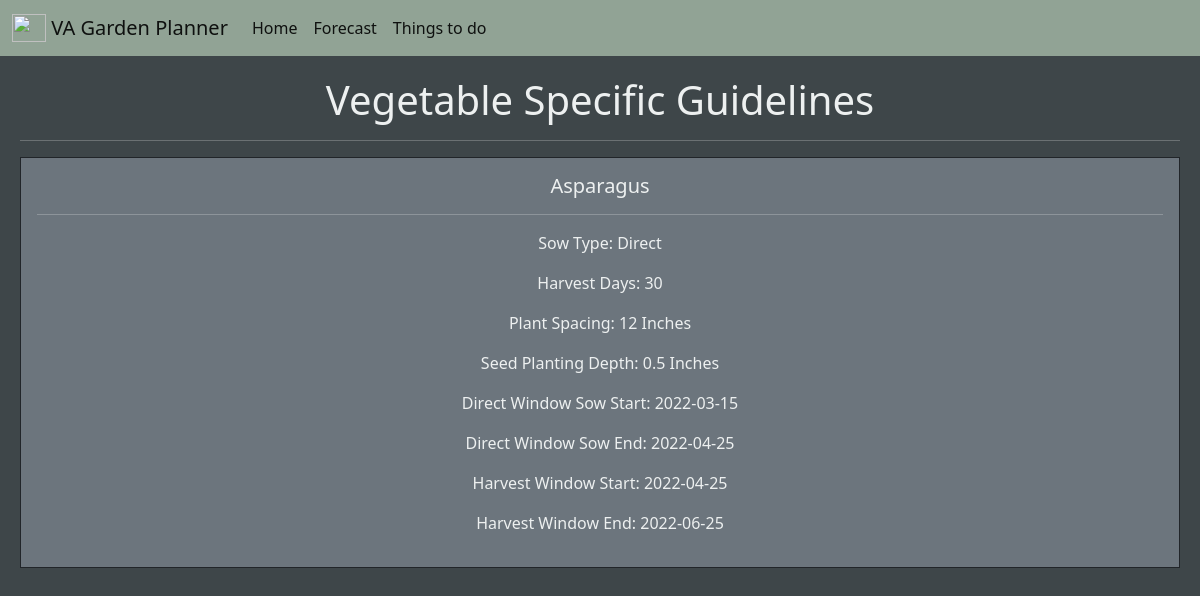
The page /list/Asparagus on the database as committed earlier.
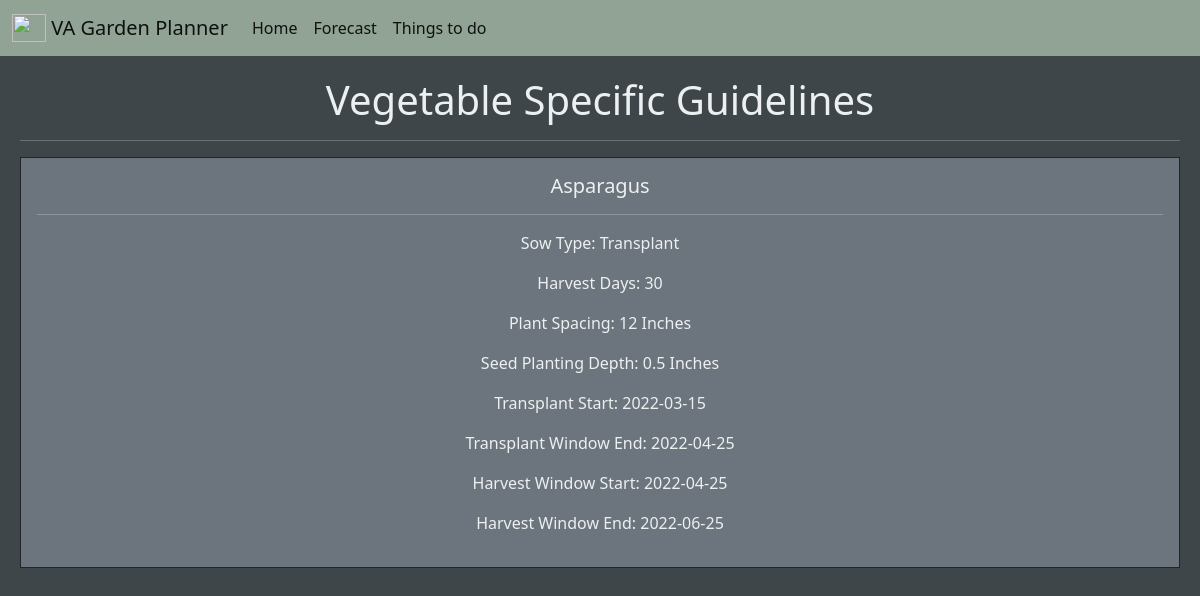
The same page on the database as committed later.
### app.py (models this page shows)
class Garden_DB(db.Model):
    id = db.Column(db.Integer, primary_key=True)
    vegetable = db.Column(db.String(200), nullable=False)
    sow_type = db.Column(db.String)  # Direct, Indoors, key used to filter later
    harvest_days = db.Column(db.Integer)  # How many days to harvest
    plant_spacing = db.Column(db.Integer)  # Inches between plants
    seed_depth = db.Column(db.Integer)  # Inches for seed depth
    sow_window_start = db.Column(db.String)  # Window to sow, regardless of sow type
    sow_window_end = db.Column(db.String)  # Window to sow, regardless of sow type
    transplant_window_start = db.Column(db.String)  # Window to transplant if applicable
    transplant_window_end = db.Column(db.String)  # Window to transplant if applicable
    harvest_window_start = db.Column(db.String)  # Window to harvest
    harvest_window_end = db.Column(db.String)  # Window to harvest
    vegetable_picture_url = db.Column(db.String)  # Public URL for vegetable picture
    date_created = db.Column(db.DateTime, default=datetime.utcnow)

### app.py (the view)
@app.route("/list/<get_vegetable>", methods=["GET"])
def get_user_vegetable(get_vegetable):
    transform_vegetable = get_vegetable.title()
    transform_vegetable = (
        db.session.query(Garden_DB).filter_by(vegetable=transform_vegetable).first()
    )
    vegetable = transform_vegetable.vegetable
    sow_type = transform_vegetable.sow_type
    harvest_days = transform_vegetable.harvest_days
    plant_spacing = transform_vegetable.plant_spacing
    seed_depth = transform_vegetable.seed_depth
    if sow_type == "Direct":
        window_start = transform_vegetable.sow_window_start
        window_end = transform_vegetable.sow_window_end
    else:
        window_start = transform_vegetable.transplant_window_start
        window_end = transform_vegetable.transplant_window_end
    harvest_window_start = transform_vegetable.harvest_window_start
    harvest_window_end = transform_vegetable.harvest_window_end
    return render_template(
        "vegetable.html",
        vegetable=vegetable,
        sow_type=sow_type,
        harvest_days=harvest_days,
        plant_spacing=plant_spacing,
        seed_depth=seed_depth,
        window_start=window_start,
        window_end=window_end,
        harvest_window_start=harvest_window_start,
        harvest_window_end=harvest_window_end,
    )

### templates/vegetable.html
{% extends 'base.html' %}
{% block body %}
<div class="container">
    <h1>Vegetable Specific Guidelines</h1>
    <hr>
    <div class="row">
        <div class="col">
            <div class="card-sm-4 border border-dark">
                <div class="card-body bg-secondary ">
                    <h5 class="card-title">{{ vegetable }}</h5>
                    <hr>
                    <p class="text">Sow Type: {{ sow_type }}</p>
                    <p class="text">Harvest Days: {{ harvest_days }}</p>
                    <p class="text">Plant Spacing: {{ plant_spacing }} Inches</p>
                    <p class="text">Seed Planting Depth: {{ seed_depth }} Inches</p>
                    {% if sow_type == "Direct" %}
                    <p class="text">Direct Window Sow Start: {{ window_start }}</p>
                    <p class="text">Direct Window Sow End: {{ window_end }}</p>
                    {% else %}
                    <p class="text">Transplant Start: {{ window_start }}</p>
                    <p class="text">Transplant Window End: {{ window_end }}</p>
                    {% endif %}
                    <p class="text">Harvest Window Start: {{ harvest_window_start }}</p>
                    <p class="text">Harvest Window End: {{ harvest_window_end }}</p>
                </div>
            </div>
        </div>
    </div>
</div>
{% endblock %}

### templates/base.html (shortened to what this page needs)
<!doctype html>
<html lang="en">
<head>
    <link href="https://cdn.jsdelivr.net/npm/bootstrap@5.1.3/dist/css/bootstrap.min.css" rel="stylesheet"
>
    <link rel="stylesheet" href="{{ url_for('static', filename='css/main.css') }}">
    <nav class="navbar navbar-expand-lg navbar-light" style="background-color: #91A395;">
        <div class="container-fluid">
            <a class="navbar-brand" href="{{ url_for('display_vegetables') }}">
                <img src="https://upload.wikimedia.org/wikipedia/commons/8/89/Tomato_je.jpg" alt="" width="34"
                    height="28" class="d-inline-block align-text-top">
                VA Garden Planner
            </a>
            <nav class="collapse navbar-collapse" id="navbarNavAltMarkup">
                <nav class="navbar-nav">
                    <a class="nav-link active" href="{{ url_for('display_vegetables') }}">Home</a>
                    <a class="nav-link active" aria-current="page" href="{{ url_for('forecast') }}">Forecast</a>
                    <a class="nav-link active" href="{{ url_for('display_tasks') }}">Things to do</a>
                </nav>
            </nav>
        </div>
    </nav>
</head>
<body>
    {% block body %}{% endblock %}
</body>
</html>

### static/css/main.css (style rules this page uses)
.container { max-width: 1200px; padding: 20px; margin-left: auto; margin-right: auto; text-align: center; }
body { background: #3e4649; color: #EDF0F0; }
h1 { color: #EDF0F0; }
.card-body { white-space: normal; word-wrap: break-word; }

Rows that differ between the two databases and show on the page:
changed Garden_DB "Asparagus": sow_type "Direct" → "Transplant"; transplant_window_start (not shown) → "2022-03-15"; transplant_window_end (not shown) → "2022-04-25"; sow_window_start "2022-03-15" → (not shown); sow_window_end "2022-04-25" → (not shown)
Other text that changed with them:
text no longer shown: "Direct Window Sow Start: Direct Window Sow End:"
text now shown: "Transplant Start: Transplant Window End:"
